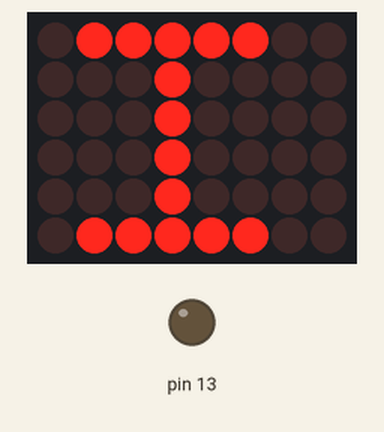
This sketch was run on a simulated Arduino Uno, built with avr-gcc and run on an emulated ATmega328P. On the bench: 8×6 LED matrix, output pins drawn as LEDs (lit = HIGH). Wiring (inferred from the names in the program): LED matrix (orientation assumed): rows pin 16, pin 14, pin 9, pin 3, pin 8, pin 5; columns pin 15, pin 7, pin 6, pin 11, pin 4, pin 12, pin 17, pin 18. Pins used as bus, display or sensor lines are not drawn.

Above: at 0.1 s.
At 24.6 s:
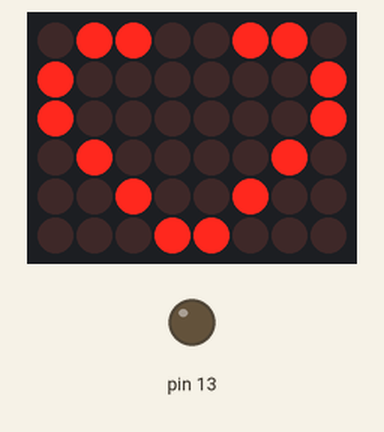
At 36.06 s:
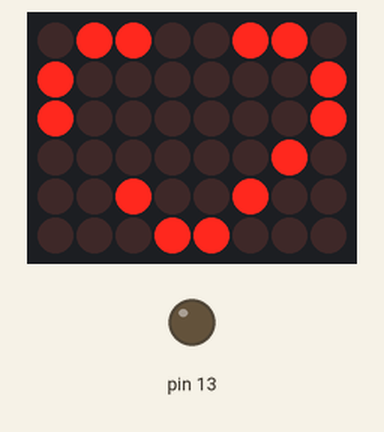
At 37.3 s:
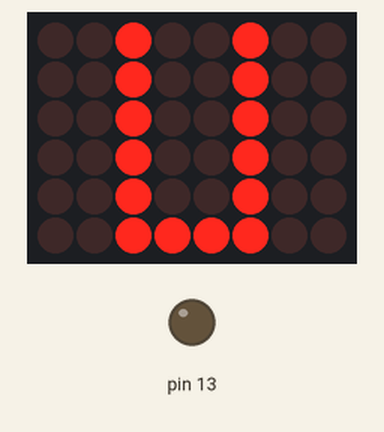

Measured:
- what the display in image 0 shows lasts 1.8 s, from 0.0 s to 1.8 s
- what the display in image 1 shows lasts 0.5 s, from 24.6 s to 25.1 s
- what the display in image 3 shows lasts 1.8 s, from 37.2 s to 39.0 s

The sketch:

sketch_feb23a.ino
```cpp
// You can get an red LED matrix for under $5
// Here is a sample: http://www.amazon.com/Common-Anode-Diameter-Display-Matrix/dp/B00EZBZF5K/ref=pd_sim_sbs_e_1
// we are not using pins 0 and 1 and 13
// Connect pins 1-8 (bottom edge) and pins 9-16 (top edge) on the LED matrix
// to the Arduino digital outputpins 2-12 and Analog pins A0 to A3 as outputs
// remember to use a 220 Ohm resistor between the positive rows and the Arduino

byte rows[8] = {5, 8, 3, 9, 14, 2, 16, 10}; // these pins light up each row
byte cols[8] = {15, 7, 6, 11, 4, 12, 17, 18}; // these pins light up each column
int onTime = 1; // Time to keep the LED ON.  1 ms delay on - larger and we get flicker

// a funtion to turn on the pixel at row and col
void draw(int row, int col) {
  // make all the columns high except our row
  for (int i = 0; i <= 7; i++)
    if (i != row)
      digitalWrite(cols[i], HIGH);
  digitalWrite(rows[col], HIGH);
  delay(onTime);

  // make all the columns low again except our row
  for (int i = 0; i <= 7; i++)
    if (i != row)
      digitalWrite(cols[i], LOW);
  digitalWrite(rows[col], LOW);
}

// the setup routine runs once when you press reset:
void setup() {
  // initialize all the pin as an outputs
  for (int i = 2; i <= 18; i++)
    pinMode(i, OUTPUT);
}

// the main loop that keeps repeating
void loop() {

   // draw the letter "I"
   // the counter of 100 will determine how long the letter "I" is on
   for (int i = 0; i <= 100; i++)
   {
     // top horizontal row
     draw(1, 6);
     draw(2, 6);
     draw(3, 6);
     draw(4, 6);
     draw(5, 6);
     // vertical center column
     draw(3, 6);
     draw(3, 5);
     draw(3, 4);
     draw(3, 3);
     draw(3, 2);
     draw(3, 1);
     // bottom horizontal row
     draw(1, 0);
     draw(2, 0);
     draw(3, 0);
     draw(4, 0);
     draw(5, 0);
   };

  // draw the heart
  for (int i = 0; i <= 100; i++)
     {
     // left heart
     draw(3, 5);
     draw(2, 6);
     draw(1, 6);
     draw(1, 6);
     draw(0, 5);
     draw(0, 4);
     draw(0, 3);
     draw(1, 2);
     draw(2, 1);
     draw(3, 0);
     // right heart
     draw(4, 5);
     draw(5, 6);
     draw(6, 6);
     draw(7, 5);
     draw(7, 4);
     draw(7, 3);
     draw(6, 2);
     draw(5, 1);
     draw(4, 0);
     };

     // draw the letter "U"
     for (int i = 0; i <= 100; i++)
     {
         // Left vertical edge
         draw(2, 6);
         draw(2, 5);
         draw(2, 4);
         draw(2, 3);
         draw(2, 2);
         draw(2, 1);
         // bottom edge
         draw(2, 0);
         draw(3, 0);
         draw(4, 0);
         draw(5, 0);
         // right edge
         draw(5, 1);
         draw(5, 2);
         draw(5, 3);
         draw(5, 4);
         draw(5, 5);
         draw(5, 6);
     };
}
```
